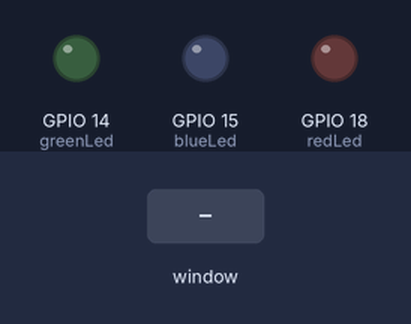
A program run on a simulated Raspberry Pi (BCM pin numbers). On the bench: output pins drawn as LEDs (lit = HIGH). The test bench sets the inputs (shaded band). The desktop window is not drawn, its controls go by their first labels and the mouse button is held 0.15 s.

Above: at 1.2 s.
1.3 s: control labelled "Red" in the window clicked
At 2.5 s:
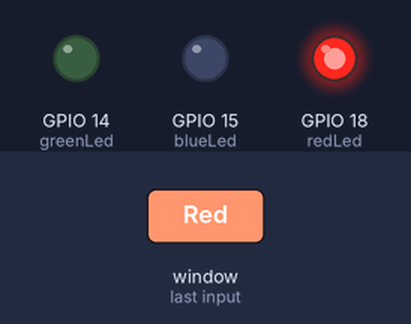
2.8 s: control labelled "Blue" in the window clicked
At 3.8 s:
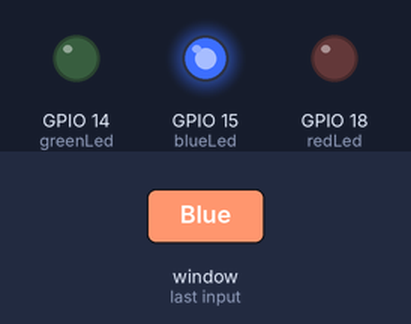
4.3 s: control labelled "Green" in the window clicked
At 5.0 s:
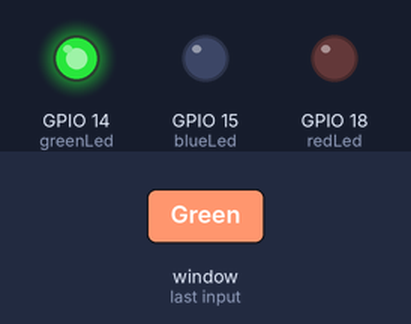
5.8 s: control labelled "All On" in the window clicked
At 6.1 s:
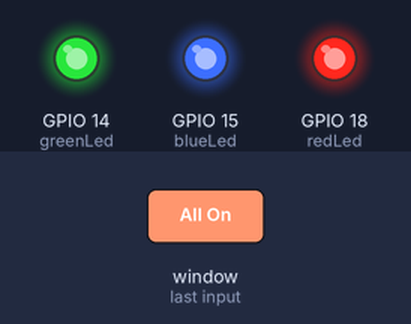
7.3 s: control labelled "All Off" in the window clicked
At 8.5 s:
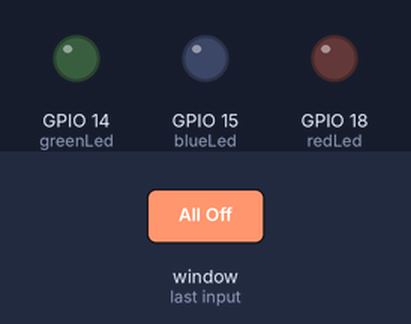
Timing chart, 0 to 9.8 s (numbered marks = the images above; inputs shaded):
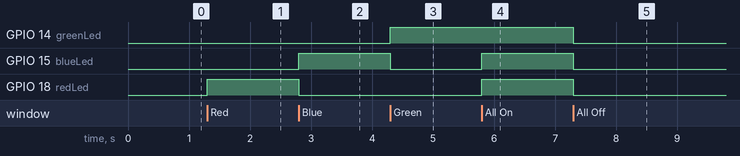

The program:

led_radiobutton_controller.py
```python
from tkinter import *
import tkinter.font
from gpiozero import LED
import RPi.GPIO
RPi.GPIO.setmode(RPi.GPIO.BCM)

## Hardware Definitions
greenLed = LED(14)
blueLed = LED(15)
redLed = LED(18)

## GUI Definitions
win = Tk()
win.title("LED Controller")
myFont = tkinter.font.Font(family = 'Helvetica', size = 12, weight = "bold")

## Event Functions
def greenLedToggle():
    blueLed.off()
    redLed.off()
    greenLed.on()

def blueLedToggle():
    redLed.off()
    greenLed.off()
    blueLed.on()

def redLedToggle():
    blueLed.off()
    greenLed.off()
    redLed.on()

def onToggle():
    redLed.on()
    blueLed.on()
    greenLed.on()

def offToggle():
    redLed.off()
    blueLed.off()
    greenLed.off()

def close():
    RPi.GPIO.cleanup()
    win.destroy()

## Widgets
Label(win, width = 20, text = 'Select an LED to turn on: ').grid(row = 0, column = 1)
selectedLed = StringVar()

redLedButton = Radiobutton(win, text = 'Red', font = myFont, variable = selectedLed, value = 'red', command = redLedToggle, height = 1, width = 27)
redLedButton.grid(row = 1, column = 1)

blueLedButton = Radiobutton(win, text = 'Blue', font = myFont, variable = selectedLed, value = 'blue', command = blueLedToggle, height = 1, width = 27)
blueLedButton.grid(row = 2, column = 1)

greenLedButton = Radiobutton(win, text = 'Green', font = myFont, variable = selectedLed, value = 'green', command = greenLedToggle, height = 1, width = 27)
greenLedButton.grid(row = 3, column = 1)

allOnButton = Radiobutton(win, text = 'All On', font = myFont, variable = selectedLed, value = 'off', command = onToggle, height = 1, width = 27)
allOnButton.grid(row = 4, column = 1)

allOffButton = Radiobutton(win, text = 'All Off', font = myFont, variable = selectedLed, value = 'on', command = offToggle, height = 1, width = 24)
allOffButton.grid(row = 5, column = 1)

exitButton = Button(win, text = 'Exit', font = myFont, command = close, bg = 'red', height = 1, width = 24)
exitButton.grid(row = 6, column = 1)

win.protocol("WM_DELETE_WINDOW", close)

win.mainloop()
```

Measured:
- after the input at 1.3 s, GPIO 18 (redLed): LOW → HIGH at once
- after the input at 2.8 s, GPIO 15 (blueLed): LOW → HIGH at once; GPIO 18 (redLed): HIGH → LOW at once
- after the input at 4.3 s, GPIO 14 (greenLed): LOW → HIGH at once; GPIO 15 (blueLed): HIGH → LOW at once
- after the input at 5.8 s, GPIO 15 (blueLed), GPIO 18 (redLed): LOW → HIGH at once
- after the input at 7.3 s, GPIO 14 (greenLed), GPIO 15 (blueLed), GPIO 18 (redLed): HIGH → LOW at once
